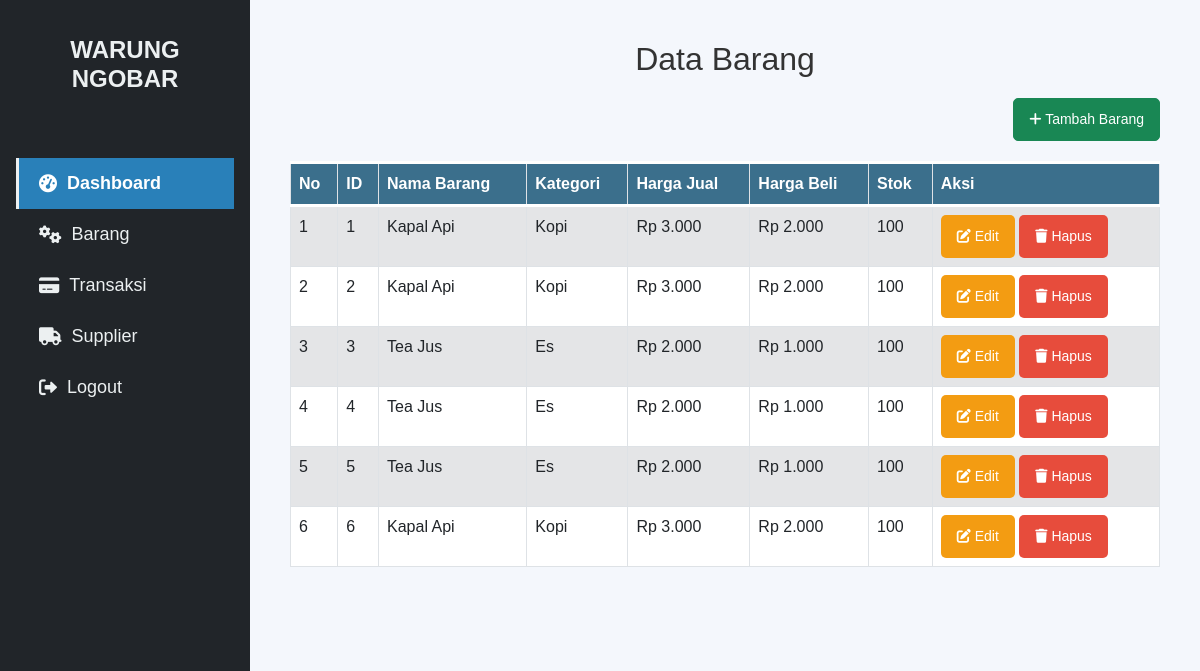
Screenshot of /views/barang.php with the database file from the repository.
### tables this page shows
CREATE TABLE `barang` (
  `id` int NOT NULL,
  `nama_barang` varchar(255) NOT NULL,
  `kategori` varchar(100) NOT NULL,
  `harga_jual` decimal(10,2) NOT NULL,
  `harga_beli` decimal(10,2) NOT NULL,
  `stok` int NOT NULL
);

### views/barang.php (the view, shortened to what this page needs)
<?php
$servername = "localhost";
$username = "root";
$password = "";
$dbname = "app_kasir";
$conn = new mysqli($servername, $username, $password, $dbname);
$sql = "SELECT * FROM barang";
$result = $conn->query($sql);
?>
<!DOCTYPE html>
<html lang="id">
<head>
    <link href="https://cdn.jsdelivr.net/npm/bootstrap@5.1.3/dist/css/bootstrap.min.css" rel="stylesheet">
    <link rel="stylesheet" href="https://cdnjs.cloudflare.com/ajax/libs/font-awesome/6.0.0-beta3/css/all.min.css">
</head>
<body>
   <div class="sidebar bg-dark text-white p-3">
            <div class="sidebar-header mb-4">
                <h2>WARUNG NGOBAR</h2>
            </div>
            <ul class="sidebar-menu list-unstyled">
                <li><a href="../dashboard/index.php" class="d-flex align-items-center active"><i class="fas fa-tachometer-alt"></i> Dashboard</a></li>
                <li><a href="../views/barang.php" class="d-flex align-items-center"><i class="fas fa-cogs"></i> Barang</a></li>
                <li><a href="#" class="d-flex align-items-center"><i class="fas fa-credit-card"></i> Transaksi</a></li>
                <li><a href="#" class="d-flex align-items-center"><i class="fas fa-truck"></i> Supplier</a></li>
                <li><a href="../config/logout.php" class="d-flex align-items-center"><i class="fas fa-sign-out-alt"></i> Logout</a></li>
            </ul>
        </div>
    <div class="main-content">
        <h2>Data Barang</h2>
        <div class="header-section">
            <a href="tambah_barang.php" class="btn btn-success">
                <i class="fas fa-plus"></i> Tambah Barang
            </a>
        </div>
        <table class="table table-striped table-bordered">
            <thead>
                <tr>
                    <th>No</th>
                    <th>ID</th>
                    <th>Nama Barang</th>
                    <th>Kategori</th>
                    <th>Harga Jual</th>
                    <th>Harga Beli</th>
                    <th>Stok</th>
                    <th>Aksi</th>
                </tr>
            </thead>
            <tbody>
                <?php
                if ($result->num_rows > 0) {
                    $no = 1;
                    while ($row = $result->fetch_assoc()) {
                        echo "<tr>";
                        echo "<td>".$no."</td>";
                        echo "<td>".$row['id']."</td>";
                        echo "<td>".$row['nama_barang']."</td>";
                        echo "<td>".$row['kategori']."</td>";
                        echo "<td>Rp ".number_format($row['harga_jual'], 0, ',', '.')."</td>";
                        echo "<td>Rp ".number_format($row['harga_beli'], 0, ',', '.')."</td>";
                        echo "<td>".$row['stok']."</td>";
                        echo "<td>
                                <a href='edit_barang.php?id=".$row['id']."' class='btn btn-edit btn-sm'><i class='fas fa-edit'></i> Edit</a>
                                <a href='hapus_barang.php?id=".$row['id']."' class='btn btn-delete btn-sm'><i class='fas fa-trash'></i> Hapus</a>
                              </td>";
                        echo "</tr>";
                        $no++;
                    }
                } else {
                    echo "<tr><td colspan='8' class='no-data'>Tidak ada data barang ditemukan.</td></tr>";
                }
                ?>
            </tbody>
        </table>
    </div>
</body>
</html>

### views/barang.php (style rules this page uses)
body { font-family: 'Arial', sans-serif; background-color: #f4f7fc; margin: 0; padding: 0; }
.sidebar { min-height: 100vh; background-color: #34495e; width: 250px; position: fixed; left: 0; top: 0; padding-top: 20px; z-index: 100; }
.sidebar .sidebar-header { padding: 20px; text-align: center; }
.sidebar .sidebar-header h2 { color: #ecf0f1; font-size: 24px; font-weight: bold; font-family: 'Arial', sans-serif; }
.sidebar-menu li a { color: #ecf0f1; text-decoration: none; font-size: 18px; padding: 12px 20px; transition: background-color 0.3s ease; border-left: 3px solid transparent; font-family: 'Arial', sans-serif; }
.sidebar-menu li a.active { background-color: #2980b9; color: white; font-weight: bold; border-left: 3px solid #ecf0f1; }
.sidebar-menu li a i { margin-right: 10px; font-size: 18px; }
.main-content { margin-left: 250px; padding: 40px; }
h2 { text-align: center; color: #333; margin-bottom: 20px; }
.header-section { display: flex; justify-content: flex-end; align-items: center; margin-bottom: 20px; }
.table th { background-color: #3b6f8c; color: white; border-top: 3px solid #fff; border-bottom: 3px solid #fff; }
.table tbody tr:nth-child(odd) { background-color: rgba(240, 240, 240, 0.7); }
.table tbody tr:nth-child(even) { background-color: #ffffff; }
.btn { border-radius: 5px; padding: 10px 15px; font-size: 14px; transition: 0.3s; }
.btn-edit { background-color: #f39c12; color: white; }
.btn-delete { background-color: #e74c3c; color: white; }

### rows the page displays
barang: id "1", nama_barang "Kapal Api", kategori "Kopi", harga_jual "3.000", harga_beli "2.000", stok "100"
barang: id "2", nama_barang "Kapal Api", kategori "Kopi", harga_jual "3.000", harga_beli "2.000", stok "100"
barang: id "3", nama_barang "Tea Jus", kategori "Es", harga_jual "2.000", harga_beli "1.000", stok "100"
barang: id "4", nama_barang "Tea Jus", kategori "Es", harga_jual "2.000", harga_beli "1.000", stok "100"
barang: id "5", nama_barang "Tea Jus", kategori "Es", harga_jual "2.000", harga_beli "1.000", stok "100"
barang: id "6", nama_barang "Kapal Api", kategori "Kopi", harga_jual "3.000", harga_beli "2.000", stok "100"
